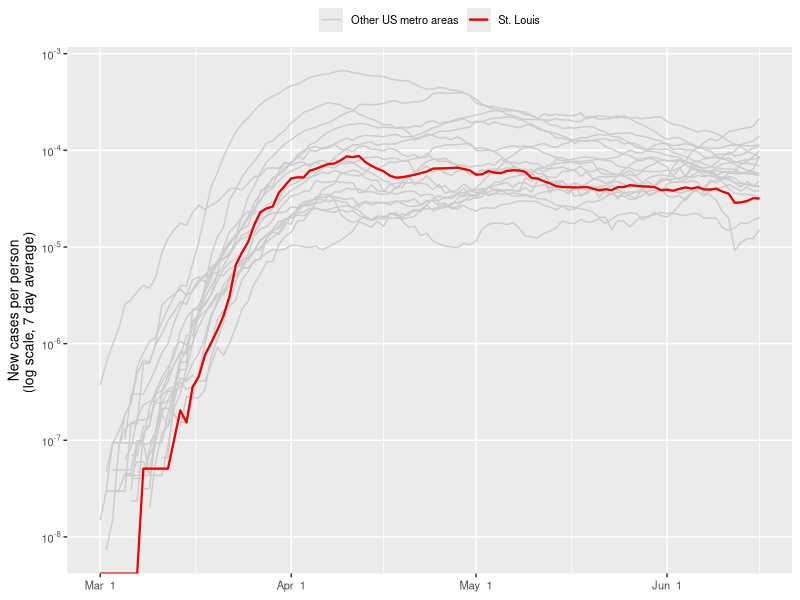
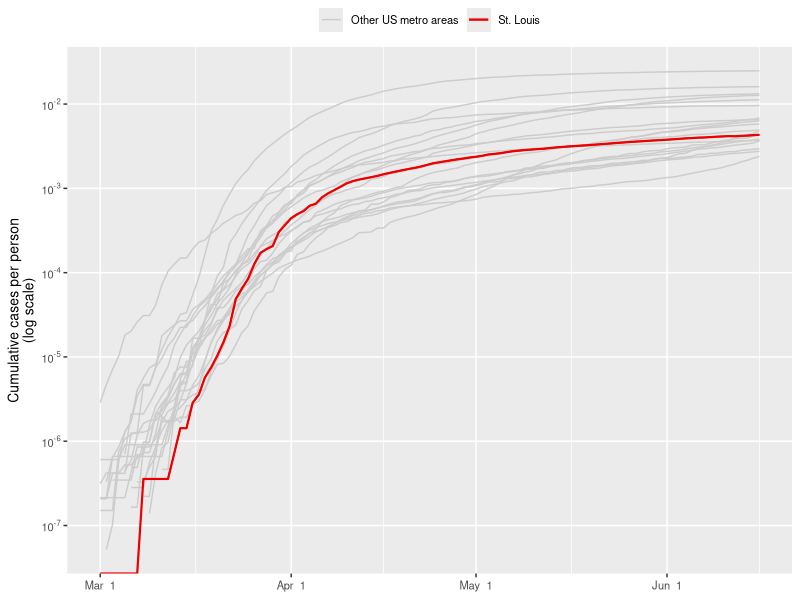
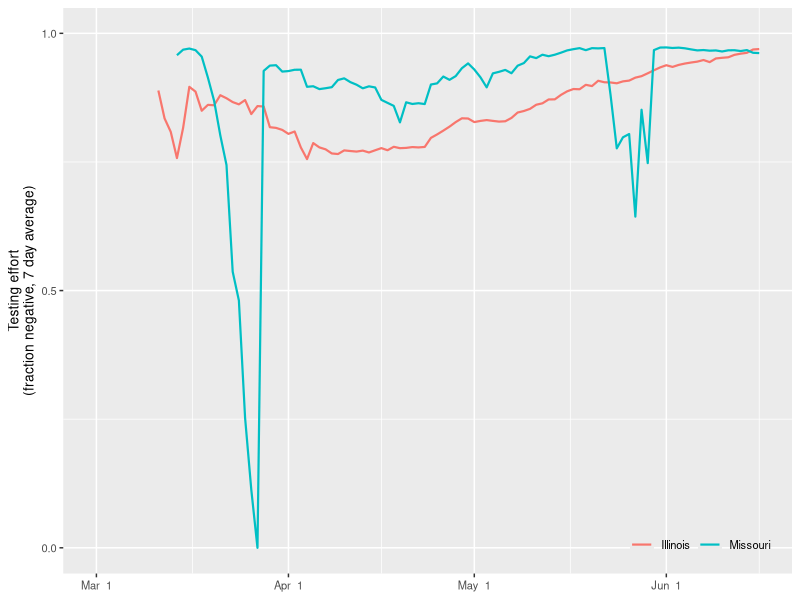
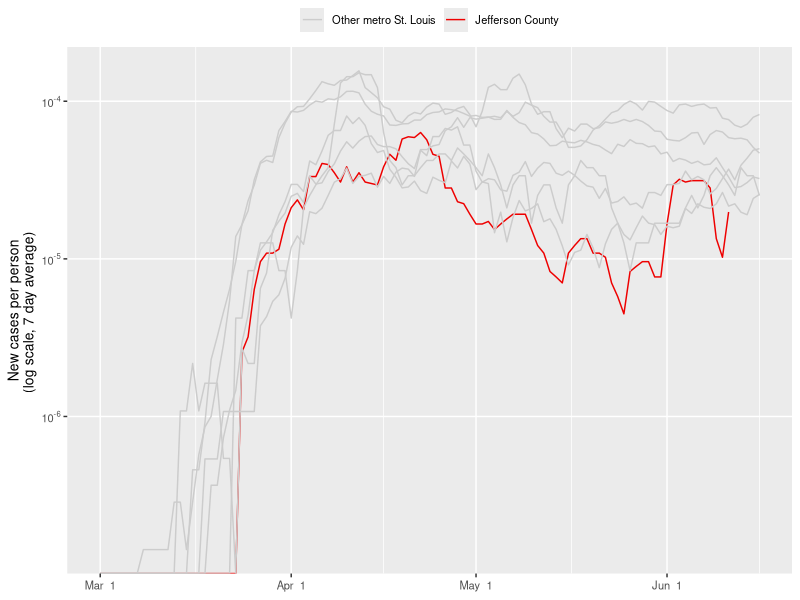
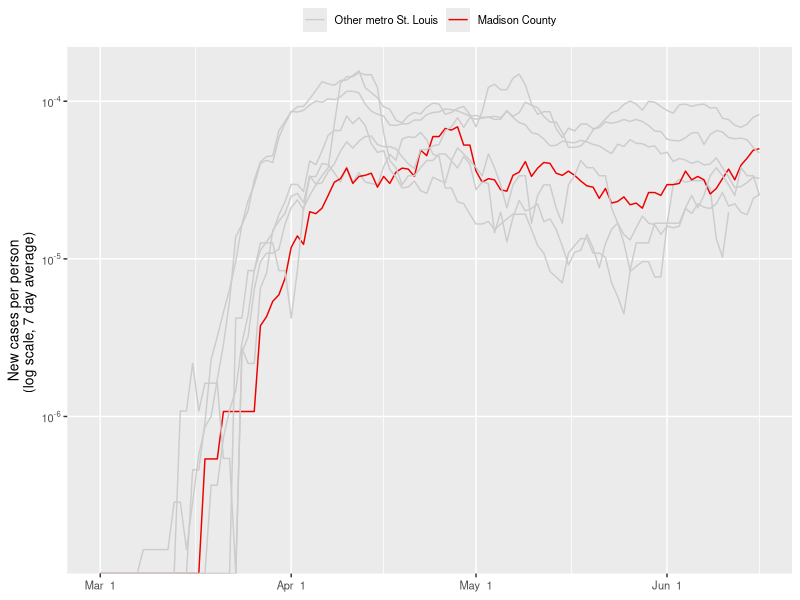
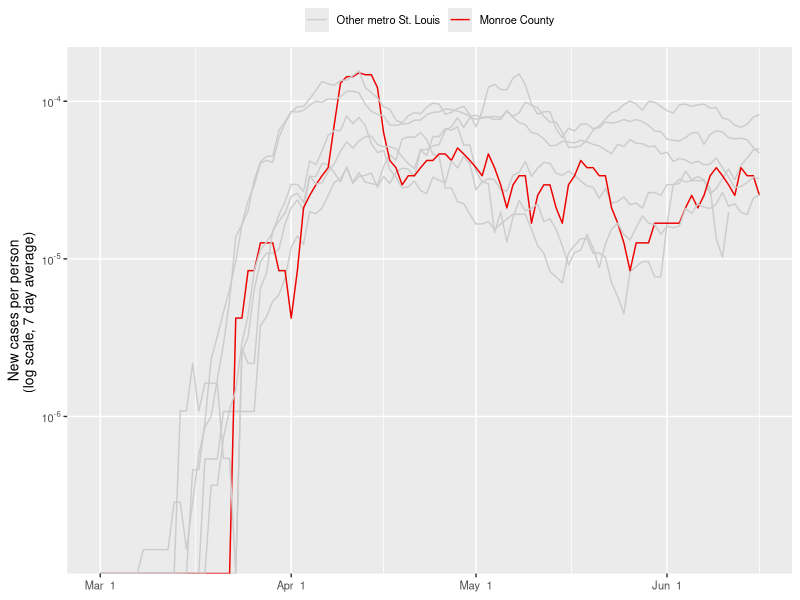
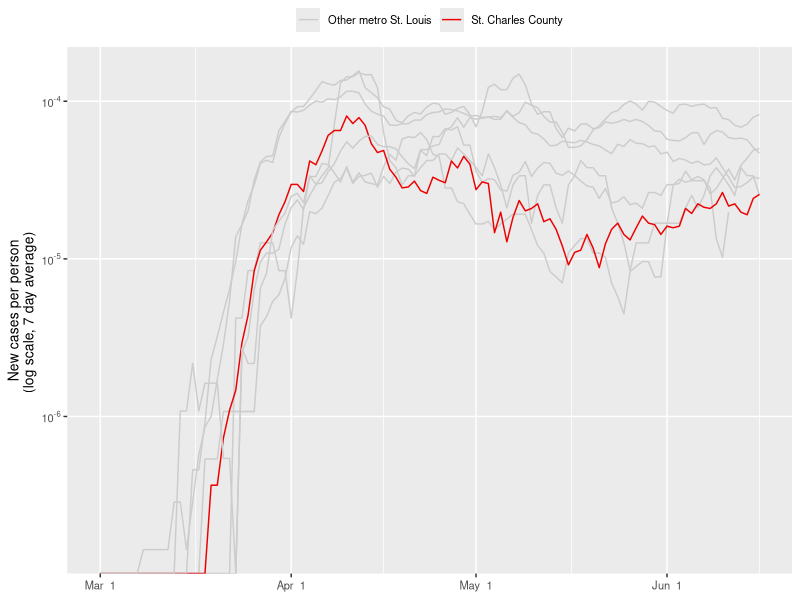
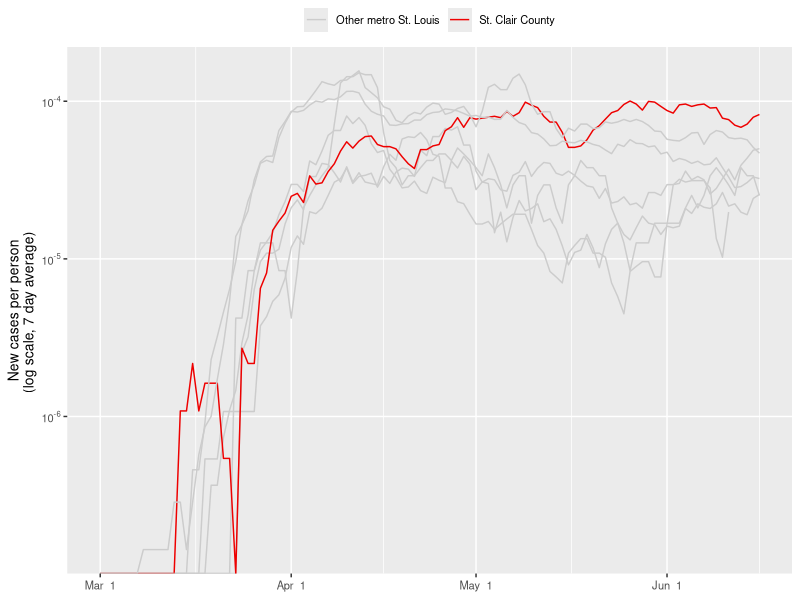

The R script that drew these images, in order: (Note: this script raises an error after producing the figures.)
# Dependencies
library("readr")
library("dplyr")
library("tidyr")
library("lubridate")
library("stringr")
library("ggplot2")
library("rmarkdown")

# Load data
data_cases   <- read_csv("data/data-cases.csv")
data_testing <- read_csv("data/data-testing.csv")

# Find population sizes
data_population <- data_cases %>%
	filter(!is.na(CBSA_title)) %>%
	select(CBSA_code, CBSA_title, population) %>%
	group_by(CBSA_code, CBSA_title) %>%
	summarize(population = sum(population)) 

# Select largest 20 statistical areas
data_population <- data_population %>%
	arrange(desc(population)) %>%
	ungroup() %>%
	slice_head(n = 20)
# data_population  # Includes St Louis (CBSA_code == 41180)
CBSA_st_louis <- 41180

# Find new cases
avg_period <- 7  # How many days to average over
data_metros <- data_cases %>% 
	filter(CBSA_code %in% unique(data_population$CBSA_code)) %>%
	pivot_longer(cols = contains("-"), names_to = "date", values_to = "cases") %>%
	group_by(CBSA_code, date) %>%
	summarize(cases = sum(cases, na.rm = TRUE)) %>%
	left_join(data_population) %>%
	mutate(date = ymd(date)) %>%
	arrange(date, .by_group = TRUE) %>%
	mutate(
		new_cases = (cases - lag(cases, n = avg_period)) / avg_period, 
		cases_per_capita = cases / population, 
		new_cases_per_capita = new_cases / population, 
		focus_area = if_else(CBSA_code == CBSA_st_louis, "St. Louis", "Other US metro areas")
	)
data_counties <- data_cases %>%
	filter((CBSA_code == CBSA_st_louis) & (central_or_outlying_county == "Central")) %>%
	select(FIPS, county, population, contains("-")) %>%
	pivot_longer(cols = contains("-"), names_to = "date", values_to = "cases") %>%
	mutate(date = ymd(date)) %>%
	group_by(county) %>%
	arrange(date, .by_group = TRUE) %>%
	mutate(
		new_cases = (cases - lag(cases, n = avg_period)) / avg_period, 
		cases_per_capita = cases / population, 
		new_cases_per_capita = new_cases / population, 
		focus_area = "Other metro St. Louis"
	)

# Find testing effort
data_testing <- data_testing %>%
	filter(state %in% c("Missouri", "Illinois")) %>%
	group_by(state_abbrev) %>%
	arrange(date, .by_group = TRUE) %>%
	mutate(
		positive_new  = positive - lag(positive, n = avg_period), 
		total_new     = total - lag(total, n = avg_period), 
		rate_positive = positive_new / total_new, 
		rate_negative = 1 - rate_positive
	) %>%
	filter(!is.na(rate_positive))

# Define shared plot elements
my_theme <- theme(
	text = element_text(size = 10), 
	axis.title.x = element_blank(), 
	legend.title = element_blank(), 
	legend.margin = margin(0, 0, 0, 0, "in"), 
	# plot.caption = element_text(hjust = 0)
)
make_log_labels <- function(x) {
	if (x == 1) { 
		as.expression(1) 
	} else {
		as.expression(bquote(10^.(log10(x))))
		# as.expression(bquote(paste(" "[10], .(log10(x)))))
	}
}
plot_base <- ggplot() + 
	# geom_line(size = 0.5) + 
	scale_x_date(limits = c(ymd("2020-03-01"), NA), date_labels = "%b %e") + 
	scale_y_log10(
		breaks = 10^c(-9:0), minor_breaks = 10^c(-9:0), 
		labels = sapply(10^c(-9:0), make_log_labels)
	) + 
	my_theme 


# Plot new cases (total metro)
plot_new_cases <- plot_base %+% 
	subset(data_metros, new_cases_per_capita > 0) + 
	aes(x = date, y = new_cases_per_capita, group = CBSA_code, color = focus_area) + 
	geom_line(size = 0.5) + 
	geom_line(data = subset(data_metros, CBSA_code == CBSA_st_louis), size = 0.75) + 
	scale_color_manual(values = c(grey(0.8), "red2")) +
	labs(y = paste0("New cases per person\n(log scale, ", avg_period, " day average) ")) + 
	theme(legend.position = "top")
ggsave("docs/images/STL-new-cases.png", width = 5, height = 3)

# Plot cumulative cases
plot_cumulative_cases <- plot_base %+% 
	subset(data_metros, cases_per_capita > 0) + 
	aes(x = date, y = cases_per_capita, group = CBSA_title, color = focus_area) + 
	# geom_rect(
		# xmin = ymd("2020-03-01"), xmax = ymd(max(data_metros$date)), 
		# ymin = 1e-3, ymax = 1e-2, 
		# alpha = 0.5, color = "black"
	# ) + 
	geom_line(size = 0.5) + 
	geom_line(data = subset(data_metros, CBSA_code == CBSA_st_louis), size = 0.75) + 
	scale_color_manual(values = c(grey(0.8), "red2")) +
	labs(y = "Cumulative cases per person\n(log scale)") + 
	theme(legend.position = "top")
ggsave("docs/images/STL-cumulative.png", width = 5, height = 3)

# Plot testing effort
plot_testing <- ggplot() %+% 
	data_testing + 
	aes(x = date, y = rate_negative, color = state) + 
	geom_line(size = 0.75) + 
	scale_x_date(limits = c(ymd("2020-03-01"), NA), date_labels = "%b %e") + 
	scale_y_continuous(limits = c(0, 1), breaks = seq(0, 1, by = 0.5)) + 
	labs(y = paste("Testing effort\n(fraction negative,", avg_period, "day average)")) + 
	my_theme + theme(
		legend.title = element_blank(), 
		legend.position = c(0.97, 0.03), 
		legend.justification = c(1, 0), 
		legend.background = element_blank(), 
		legend.direction = "horizontal"
	)
ggsave("docs/images/STL-testing.png", width = 5, height = 3)

# Plot new cases (STL counties)
plot_counties_base <- plot_base +
	aes(x = date, y = new_cases_per_capita, group = county, color = focus_area) + 
	geom_line(size = 0.5) +
	scale_color_manual(values = c(grey(0.8), "red2")) +
	labs(y = paste0("New cases per person\n(log scale, ", avg_period, " day average) ")) + 
	theme(legend.position = "top")
for (selected_county in unique(data_counties$county)) {
	cat(selected_county,  "... \n")
	data_for_plot <- data_counties %>% 
		mutate(focus_area = if_else(county == selected_county, county, focus_area))
	data_for_plot$focus_area <- relevel(factor(data_for_plot$focus_area), ref = "Other metro St. Louis")
	plot_county <- plot_counties_base %+% data_for_plot
	ggsave(
		paste0("docs/images/STL-", selected_county, ".png"), 
		width = 5, height = 3
	)
}


# if (dev.cur() < 2) {dev.new(width = 5, height = 3)}
# plot(plot_new_cases)




# Update web report
rmarkdown::render("docs/index.Rmd", quiet = TRUE)

# Clean up
# rm(data_cases, data_population, data_metro, avg_period)
# rm(my_theme, make_log_labels, plot_base, plot_cumulative_cases, plot_new_cases, plot_combined)
